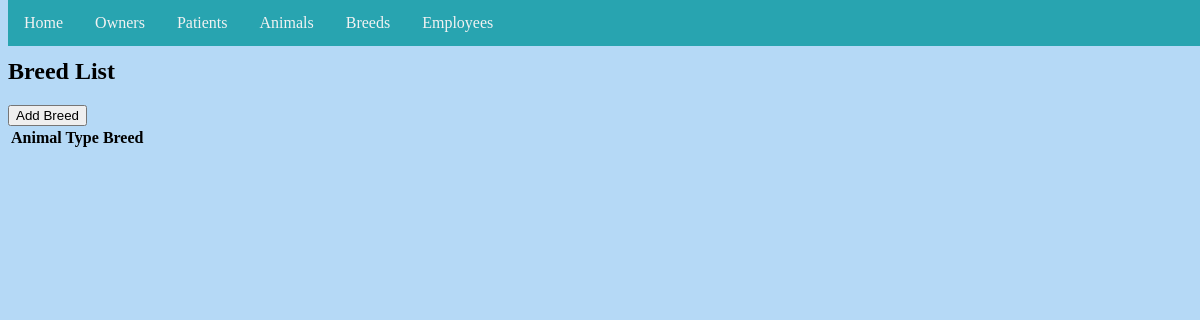
/patient/breed/list/, run on an earlier commit of the app's database.
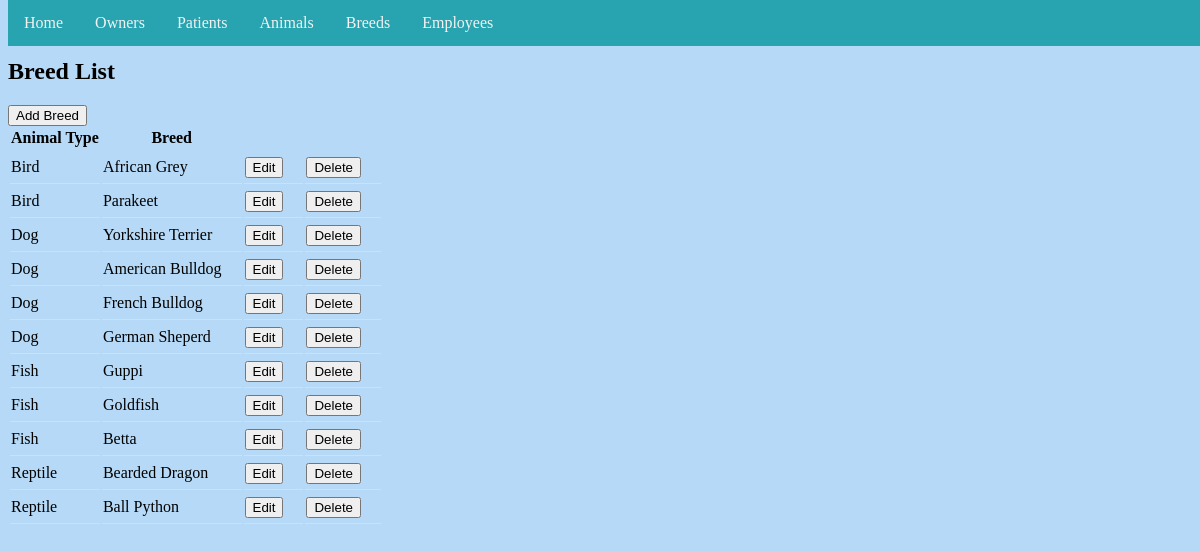
And on a later commit of the database.
### patient/models.py (models this page shows, shortened)
class Breed(models.Model):
    animal = models.ForeignKey(Animal, on_delete=models.CASCADE)
    breed = models.CharField(max_length=200, default='Unknown')
    class Meta:
        ordering = ['animal']

class Animal(models.Model):
    animal_type = models.CharField(max_length=200, default='Unkown')
    def __str__(self):
        return self.animal_type
    class Meta:
        ordering = ['animal_type']

### patient/views.py (the view)
# urls.py: path('breed/list/', views.BreedList.as_view(), name='breedlist'),
class BreedList(ListView):
    model = Breed
    template_name = 'breed_list.html'

### templates/breed_list.html (shortened to what this page needs)
{% extends './base.html' %}
{% block content %}
<h2>Breed List</h2>
<a href="{% url 'patient:breedcreate' %}"><button class"btn">Add Breed</button></a>
<table id="breeds">
  <tr>
    <th>Animal Type</th>
    <th>Breed</th>
    <th> </th>
    <th> </th>
  </tr>
    {% for breed in breed_list %}
  <tr>
    <td>{{ breed.animal }}</td>
    <td>{{ breed.breed }}</td>
    <td><a href="{% url 'patient:breedupdate' breed.id %}"><button>Edit</button></a></td>
    <td><a href="{% url 'patient:breeddelete' breed.id %}"><button>Delete</button></a></td>
  </tr>
  {% endfor %}
</table>
{% endblock %}

### templates/base.html
{% load static %}
<!DOCTYPE html>
<html lang='en'>
<head>
<link rel="stylesheet" type="text/css" href="{% static 'css/style.css' %}">
  <div class="navbar">
    <a href="{% url 'vetoffice:home' %}">Home</a>
    <a href="{% url 'owner:ownerlist' %}">Owners</a>
    <a href="{% url 'patient:patientlist' %}">Patients</a>
    <a href="{% url 'patient:animallist' %}">Animals</a>
    <a href="{% url 'patient:breedlist' %}">Breeds</a>
    <a href="{% url 'employee:employeelist' %}">Employees</a>
  </div>
</head>
<body>
      {% block content %}
      {% endblock %}
</body>
</html>

### static/css/style.css (style rules this page uses)
body { background-image: url("images/background.jpg"); background-repeat: no-repeat; background-color: #b5d9f6; background-position: center; background-size: cover; padding-top: 30px; height: 2000px; }
.owners th, td { text-align: left; padding-right: 20px; padding-top: 5px; padding-bottom: 5px; border-bottom: 1px solid #ddd; }
.navbar { overflow: hidden; background-color: #28a4b0; position: fixed; top: 0; width: 100%; }
.navbar a { float: left; display: block; color: #f2f2f2; text_align: center; padding: 14px 16px; text-decoration: none; }

What changed in the data, as far as the page shows it:
added Breed: animal "Bird", breed "African Grey"
added Breed: animal "Bird", breed "Parakeet"
added Breed: animal "Dog", breed "Yorkshire Terrier"
added Breed: animal "Dog", breed "American Bulldog"
added Breed: animal "Dog", breed "French Bulldog"
added Breed: animal "Dog", breed "German Sheperd"
added Breed: animal "Fish", breed "Guppi"
added Breed: animal "Fish", breed "Goldfish"
added Breed: animal "Fish", breed "Betta"
added Breed: animal "Reptile", breed "Bearded Dragon"
added Breed: animal "Reptile", breed "Ball Python"
